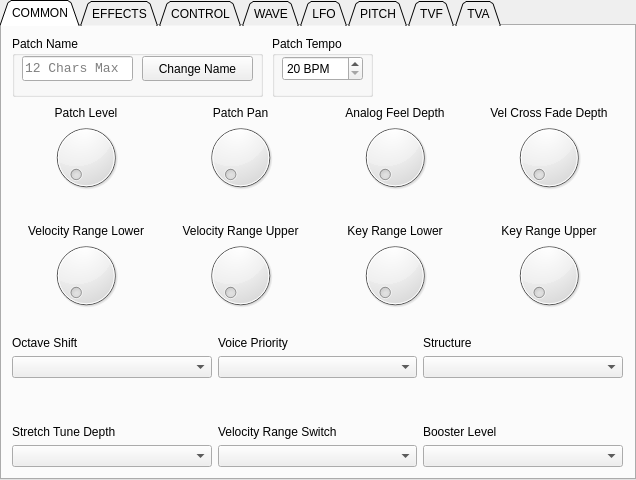
<?xml version="1.0" encoding="UTF-8"?>
<ui version="4.0">
 <class>TabWidget</class>
 <widget class="QTabWidget" name="TabWidget">
  <property name="geometry">
   <rect>
    <x>0</x>
    <y>0</y>
    <width>636</width>
    <height>480</height>
   </rect>
  </property>
  <property name="windowTitle">
   <string>TabWidget</string>
  </property>
  <property name="tabShape">
   <enum>QTabWidget::Triangular</enum>
  </property>
  <property name="currentIndex">
   <number>0</number>
  </property>
  <widget class="QWidget" name="tab_common">
   <attribute name="title">
    <string>COMMON</string>
   </attribute>
   <widget class="QGroupBox" name="groupBox_patchname">
    <property name="geometry">
     <rect>
      <x>10</x>
      <y>10</y>
      <width>251</width>
      <height>61</height>
     </rect>
    </property>
    <property name="title">
     <string>Patch Name</string>
    </property>
    <widget class="QLineEdit" name="line_patchname">
     <property name="geometry">
      <rect>
       <x>10</x>
       <y>20</y>
       <width>111</width>
       <height>25</height>
      </rect>
     </property>
     <property name="font">
      <font>
       <family>Monospace</family>
       <pointsize>10</pointsize>
       <weight>50</weight>
       <bold>false</bold>
       <kerning>false</kerning>
      </font>
     </property>
     <property name="inputMask">
      <string>nnnnnnnnnnnn; </string>
     </property>
     <property name="text">
      <string/>
     </property>
     <property name="maxLength">
      <number>12</number>
     </property>
     <property name="placeholderText">
      <string>12 Chars Max</string>
     </property>
    </widget>
    <widget class="QPushButton" name="button_changename">
     <property name="geometry">
      <rect>
       <x>130</x>
       <y>20</y>
       <width>111</width>
       <height>25</height>
      </rect>
     </property>
     <property name="text">
      <string>Change Name</string>
     </property>
    </widget>
   </widget>
   <widget class="QGroupBox" name="groupBox_tempo">
    <property name="geometry">
     <rect>
      <x>270</x>
      <y>10</y>
      <width>101</width>
      <height>61</height>
     </rect>
    </property>
    <property name="title">
     <string>Patch Tempo</string>
    </property>
    <widget class="QSpinBox" name="spinBox_tempo">
     <property name="geometry">
      <rect>
       <x>10</x>
       <y>20</y>
       <width>81</width>
       <height>25</height>
      </rect>
     </property>
     <property name="suffix">
      <string> BPM</string>
     </property>
     <property name="minimum">
      <number>20</number>
     </property>
     <property name="maximum">
      <number>250</number>
     </property>
    </widget>
   </widget>
   <widget class="QWidget" name="gridLayoutWidget">
    <property name="geometry">
     <rect>
      <x>10</x>
      <y>80</y>
      <width>611</width>
      <height>221</height>
     </rect>
    </property>
    <layout class="QGridLayout" name="gridLayout">
     <property name="verticalSpacing">
      <number>0</number>
     </property>
     <property name="leftMargin">
      <number>0</number>
     </property>
     <item row="5" column="2">
      <widget class="QDial" name="dial_keyrangelower"/>
     </item>
     <item row="5" column="1">
      <widget class="QDial" name="dial_velocityrangeupper"/>
     </item>
     <item row="1" column="1">
      <widget class="QDial" name="dial_patchpan"/>
     </item>
     <item row="1" column="2">
      <widget class="QDial" name="dial_analogfeeldepth">
       <property name="maximum">
        <number>127</number>
       </property>
      </widget>
     </item>
     <item row="1" column="0">
      <widget class="QDial" name="dial_patchlevel">
       <property name="maximum">
        <number>127</number>
       </property>
      </widget>
     </item>
     <item row="1" column="3">
      <widget class="QDial" name="dial_velcrossfadedepth"/>
     </item>
     <item row="5" column="0">
      <widget class="QDial" name="dial_velocityrangelower"/>
     </item>
     <item row="5" column="3">
      <widget class="QDial" name="dial_keyrangeupper"/>
     </item>
     <item row="2" column="0">
      <widget class="QLabel" name="label_patchlevelvalue">
       <property name="text">
        <string/>
       </property>
       <property name="alignment">
        <set>Qt::AlignCenter</set>
       </property>
      </widget>
     </item>
     <item row="0" column="0">
      <widget class="QLabel" name="label_patchlevel">
       <property name="text">
        <string>Patch Level</string>
       </property>
       <property name="alignment">
        <set>Qt::AlignCenter</set>
       </property>
      </widget>
     </item>
     <item row="0" column="1">
      <widget class="QLabel" name="label_patchpan">
       <property name="text">
        <string>Patch Pan</string>
       </property>
       <property name="alignment">
        <set>Qt::AlignCenter</set>
       </property>
      </widget>
     </item>
     <item row="0" column="2">
      <widget class="QLabel" name="label_analogfeel">
       <property name="text">
        <string>Analog Feel Depth</string>
       </property>
       <property name="alignment">
        <set>Qt::AlignCenter</set>
       </property>
      </widget>
     </item>
     <item row="0" column="3">
      <widget class="QLabel" name="label_velcrossfadedepth">
       <property name="text">
        <string>Vel Cross Fade Depth</string>
       </property>
       <property name="alignment">
        <set>Qt::AlignCenter</set>
       </property>
      </widget>
     </item>
     <item row="6" column="0">
      <widget class="QLabel" name="label_velocityrangelowervalue">
       <property name="text">
        <string/>
       </property>
       <property name="alignment">
        <set>Qt::AlignCenter</set>
       </property>
      </widget>
     </item>
     <item row="6" column="1">
      <widget class="QLabel" name="label_velocityrangeuppervalue">
       <property name="text">
        <string/>
       </property>
       <property name="alignment">
        <set>Qt::AlignCenter</set>
       </property>
      </widget>
     </item>
     <item row="6" column="2">
      <widget class="QLabel" name="label_keyrangelowervalue">
       <property name="text">
        <string/>
       </property>
       <property name="alignment">
        <set>Qt::AlignCenter</set>
       </property>
      </widget>
     </item>
     <item row="6" column="3">
      <widget class="QLabel" name="label_keyrangeuppervalue">
       <property name="text">
        <string/>
       </property>
       <property name="alignment">
        <set>Qt::AlignCenter</set>
       </property>
      </widget>
     </item>
     <item row="4" column="0">
      <widget class="QLabel" name="label_velocityrangelower">
       <property name="text">
        <string>Velocity Range Lower</string>
       </property>
       <property name="alignment">
        <set>Qt::AlignCenter</set>
       </property>
      </widget>
     </item>
     <item row="2" column="1">
      <widget class="QLabel" name="label_patchpanvalue">
       <property name="text">
        <string/>
       </property>
       <property name="alignment">
        <set>Qt::AlignCenter</set>
       </property>
      </widget>
     </item>
     <item row="4" column="1">
      <widget class="QLabel" name="label_velocityrangeupper">
       <property name="text">
        <string>Velocity Range Upper</string>
       </property>
       <property name="alignment">
        <set>Qt::AlignCenter</set>
       </property>
      </widget>
     </item>
     <item row="2" column="2">
      <widget class="QLabel" name="label_analogfeelvalue">
       <property name="text">
        <string/>
       </property>
       <property name="alignment">
        <set>Qt::AlignCenter</set>
       </property>
      </widget>
     </item>
     <item row="4" column="2">
      <widget class="QLabel" name="label_keyrangelower">
       <property name="text">
        <string>Key Range Lower</string>
       </property>
       <property name="alignment">
        <set>Qt::AlignCenter</set>
       </property>
      </widget>
     </item>
     <item row="2" column="3">
      <widget class="QLabel" name="label_velcrossfadedepthvalue">
       <property name="text">
        <string/>
       </property>
       <property name="alignment">
        <set>Qt::AlignCenter</set>
       </property>
      </widget>
     </item>
     <item row="4" column="3">
      <widget class="QLabel" name="label_keyrangeupper">
       <property name="text">
        <string>Key Range Upper</string>
       </property>
       <property name="alignment">
        <set>Qt::AlignCenter</set>
       </property>
      </widget>
     </item>
     <item row="3" column="0">
      <spacer name="verticalSpacer">
       <property name="orientation">
        <enum>Qt::Vertical</enum>
       </property>
       <property name="sizeHint" stdset="0">
        <size>
         <width>20</width>
         <height>40</height>
        </size>
       </property>
      </spacer>
     </item>
    </layout>
   </widget>
   <widget class="QWidget" name="layoutWidget">
    <property name="geometry">
     <rect>
      <x>10</x>
      <y>310</y>
      <width>611</width>
      <height>131</height>
     </rect>
    </property>
    <layout class="QGridLayout" name="gridLayout_2">
     <item row="1" column="1">
      <widget class="QComboBox" name="comboBox_voicepriority"/>
     </item>
     <item row="3" column="1">
      <widget class="QLabel" name="label_velocityrangeswitch">
       <property name="text">
        <string>Velocity Range Switch</string>
       </property>
      </widget>
     </item>
     <item row="0" column="0">
      <widget class="QLabel" name="label_octaveshift">
       <property name="text">
        <string>Octave Shift</string>
       </property>
      </widget>
     </item>
     <item row="4" column="1">
      <widget class="QComboBox" name="comboBox_velocityrangeswitch"/>
     </item>
     <item row="0" column="2">
      <widget class="QLabel" name="label_structure">
       <property name="text">
        <string>Structure</string>
       </property>
      </widget>
     </item>
     <item row="1" column="2">
      <widget class="QComboBox" name="comboBox_structure"/>
     </item>
     <item row="3" column="2">
      <widget class="QLabel" name="label_boosterlevel">
       <property name="text">
        <string>Booster Level</string>
       </property>
      </widget>
     </item>
     <item row="4" column="2">
      <widget class="QComboBox" name="comboBox_boosterlevel"/>
     </item>
     <item row="3" column="0">
      <widget class="QLabel" name="label_stretchtunedepth">
       <property name="text">
        <string>Stretch Tune Depth</string>
       </property>
      </widget>
     </item>
     <item row="4" column="0">
      <widget class="QComboBox" name="comboBox_stretchtunedepth"/>
     </item>
     <item row="1" column="0">
      <widget class="QComboBox" name="comboBox_octaveshift"/>
     </item>
     <item row="0" column="1">
      <widget class="QLabel" name="label_voicepriority">
       <property name="text">
        <string>Voice Priority</string>
       </property>
      </widget>
     </item>
     <item row="2" column="0">
      <spacer name="verticalSpacer_2">
       <property name="orientation">
        <enum>Qt::Vertical</enum>
       </property>
       <property name="sizeHint" stdset="0">
        <size>
         <width>20</width>
         <height>40</height>
        </size>
       </property>
      </spacer>
     </item>
    </layout>
   </widget>
  </widget>
  <widget class="QWidget" name="tab_effects">
   <attribute name="title">
    <string>EFFECTS</string>
   </attribute>
  </widget>
  <widget class="QWidget" name="tab_control">
   <attribute name="title">
    <string>CONTROL</string>
   </attribute>
  </widget>
  <widget class="QWidget" name="tab_wave">
   <attribute name="title">
    <string>WAVE</string>
   </attribute>
  </widget>
  <widget class="QWidget" name="tab_lfo">
   <attribute name="title">
    <string>LFO</string>
   </attribute>
  </widget>
  <widget class="QWidget" name="tab_pitch">
   <attribute name="title">
    <string>PITCH</string>
   </attribute>
  </widget>
  <widget class="QWidget" name="tab_tvf">
   <attribute name="title">
    <string>TVF</string>
   </attribute>
  </widget>
  <widget class="QWidget" name="tab_tva">
   <attribute name="title">
    <string>TVA</string>
   </attribute>
  </widget>
 </widget>
 <resources/>
 <connections>
  <connection>
   <sender>dial_patchlevel</sender>
   <signal>valueChanged(int)</signal>
   <receiver>label_patchlevelvalue</receiver>
   <slot>setNum(int)</slot>
   <hints>
    <hint type="sourcelabel">
     <x>91</x>
     <y>161</y>
    </hint>
    <hint type="destinationlabel">
     <x>91</x>
     <y>195</y>
    </hint>
   </hints>
  </connection>
  <connection>
   <sender>dial_patchpan</sender>
   <signal>valueChanged(int)</signal>
   <receiver>label_patchpanvalue</receiver>
   <slot>setNum(int)</slot>
   <hints>
    <hint type="sourcelabel">
     <x>243</x>
     <y>148</y>
    </hint>
    <hint type="destinationlabel">
     <x>245</x>
     <y>195</y>
    </hint>
   </hints>
  </connection>
  <connection>
   <sender>dial_analogfeeldepth</sender>
   <signal>valueChanged(int)</signal>
   <receiver>label_analogfeelvalue</receiver>
   <slot>setNum(int)</slot>
   <hints>
    <hint type="sourcelabel">
     <x>402</x>
     <y>173</y>
    </hint>
    <hint type="destinationlabel">
     <x>402</x>
     <y>192</y>
    </hint>
   </hints>
  </connection>
  <connection>
   <sender>dial_velcrossfadedepth</sender>
   <signal>valueChanged(int)</signal>
   <receiver>label_velcrossfadedepthvalue</receiver>
   <slot>setNum(int)</slot>
   <hints>
    <hint type="sourcelabel">
     <x>510</x>
     <y>156</y>
    </hint>
    <hint type="destinationlabel">
     <x>510</x>
     <y>193</y>
    </hint>
   </hints>
  </connection>
  <connection>
   <sender>dial_velocityrangelower</sender>
   <signal>valueChanged(int)</signal>
   <receiver>label_velocityrangelowervalue</receiver>
   <slot>setNum(int)</slot>
   <hints>
    <hint type="sourcelabel">
     <x>113</x>
     <y>285</y>
    </hint>
    <hint type="destinationlabel">
     <x>113</x>
     <y>311</y>
    </hint>
   </hints>
  </connection>
  <connection>
   <sender>dial_velocityrangeupper</sender>
   <signal>valueChanged(int)</signal>
   <receiver>label_velocityrangeuppervalue</receiver>
   <slot>setNum(int)</slot>
   <hints>
    <hint type="sourcelabel">
     <x>207</x>
     <y>284</y>
    </hint>
    <hint type="destinationlabel">
     <x>207</x>
     <y>310</y>
    </hint>
   </hints>
  </connection>
  <connection>
   <sender>dial_keyrangelower</sender>
   <signal>valueChanged(int)</signal>
   <receiver>label_keyrangelowervalue</receiver>
   <slot>setNum(int)</slot>
   <hints>
    <hint type="sourcelabel">
     <x>368</x>
     <y>289</y>
    </hint>
    <hint type="destinationlabel">
     <x>369</x>
     <y>307</y>
    </hint>
   </hints>
  </connection>
  <connection>
   <sender>dial_keyrangeupper</sender>
   <signal>valueChanged(int)</signal>
   <receiver>label_keyrangeuppervalue</receiver>
   <slot>setNum(int)</slot>
   <hints>
    <hint type="sourcelabel">
     <x>511</x>
     <y>292</y>
    </hint>
    <hint type="destinationlabel">
     <x>511</x>
     <y>307</y>
    </hint>
   </hints>
  </connection>
 </connections>
</ui>
